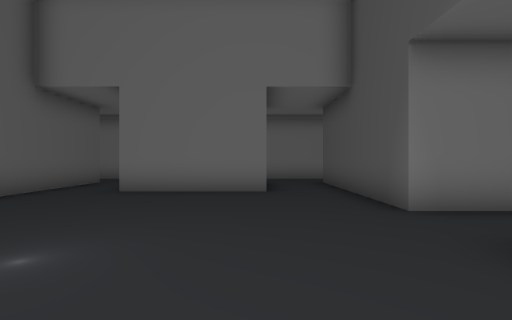
view 1 (above)

17 first-person views from a walk through a scene from a Unity 3-D project. The camera is 1.5 m above the floor, looks level and sees 80° across. The floor is counted in squares, 2 m on a side. Each view is taken from the middle of a square. On the plan, view 1 faces up. The plan holds only what a view shows up to about 10 squares ahead; the rest is blank. The player character is not drawn. Some animated figures are not drawn. Some surface patterns are stand-ins.

view 2
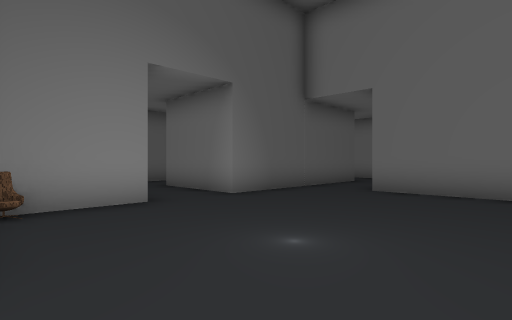

view 3
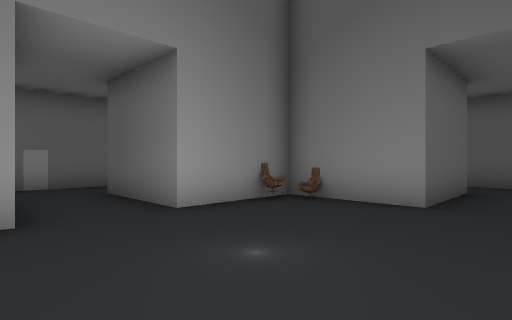

view 4
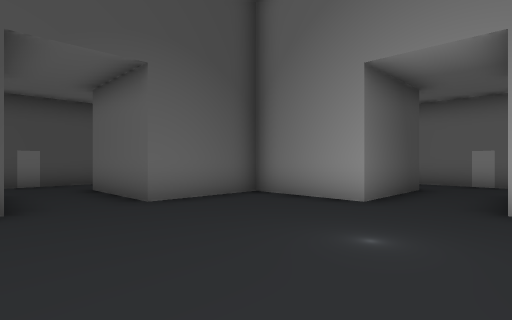

view 5
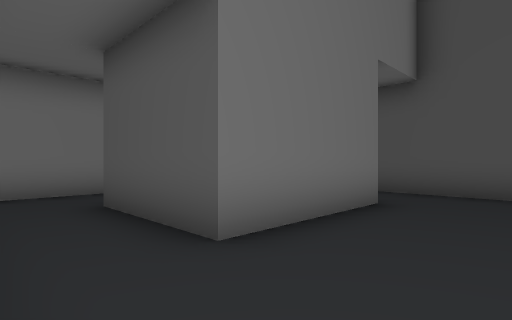

view 6
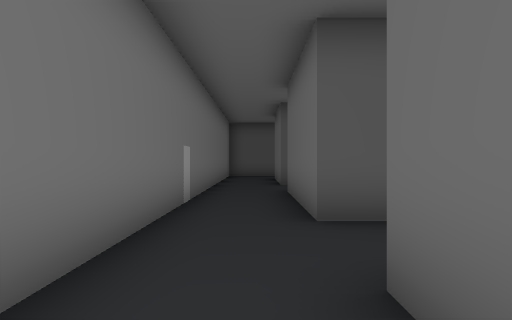

view 7
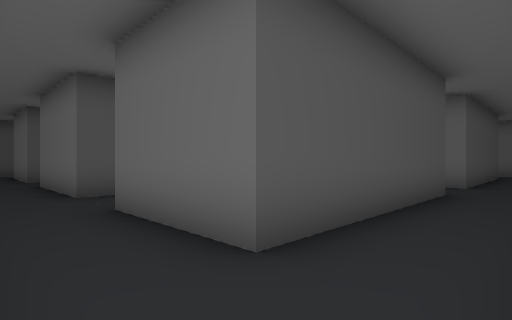

view 8
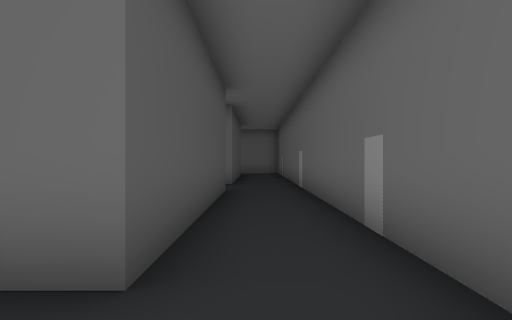

view 9
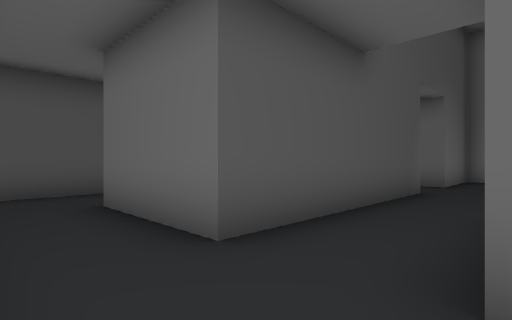

view 10
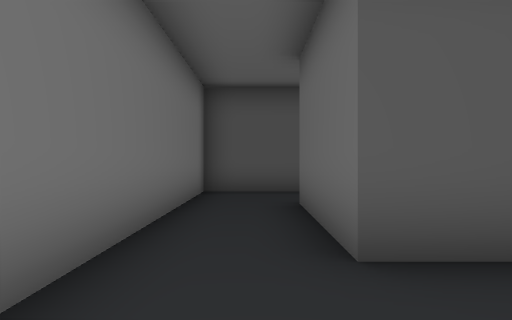

view 11
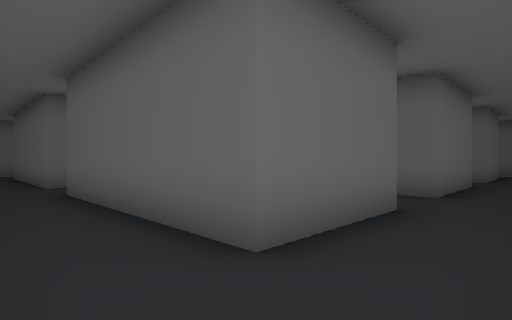

view 12
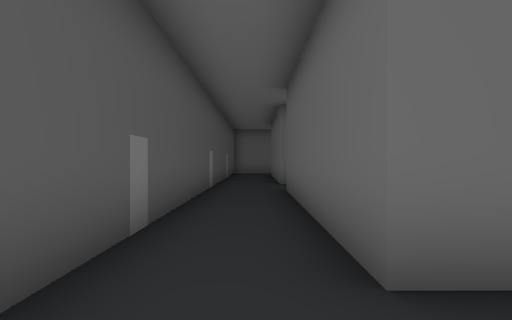

view 13
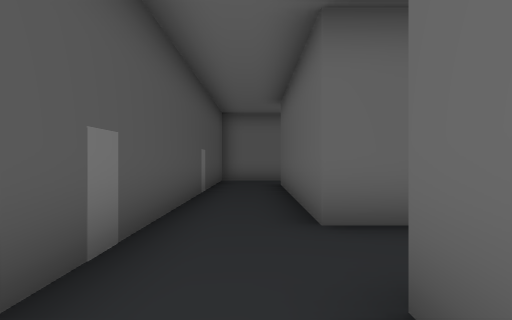

view 14
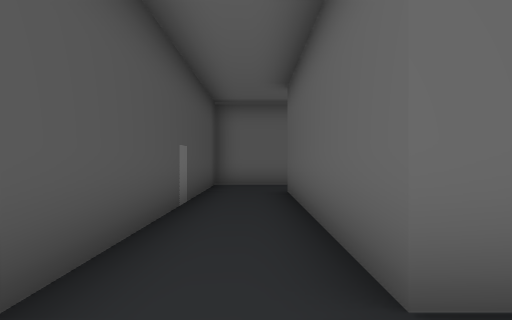

view 15
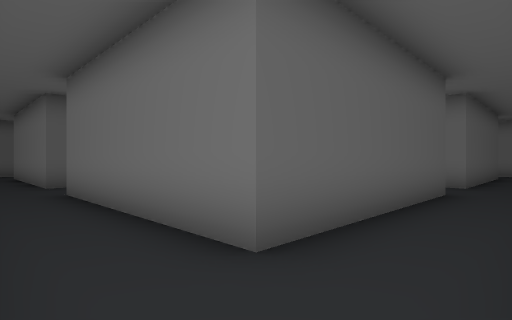

view 16
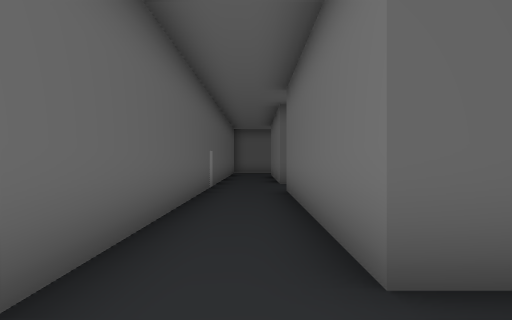

view 17
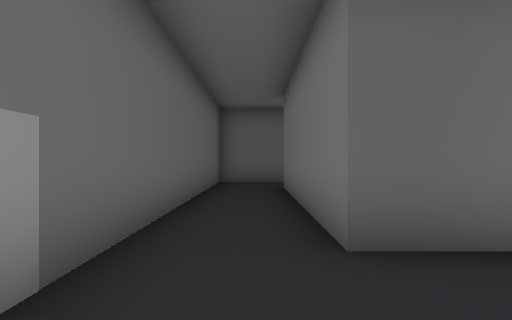

### Floor plan
Points are (right, up) in squares from view 1. A wall is a line through its corners. A room is listed if a view was taken in it or the views show most of it. See-through windows are left out.
Room 1 (views 1, 2, 3, 4, 5, 6, 7, 8, 9, 10, 11, 12, 13, 14, 15, 16, 17)
walls: (-5.2, 4.5) (-8.3, 4.5) (-8.3, 10.2) (-5.2, 10.2) (-5.2, 4.5); (0.2, 7.2) (-3.2, 7.2) (-3.2, 10.2) (0.2, 10.2) (0.2, 9.5); (2.2, 4.5) (2.2, 10.2) (5.2, 10.2) (5.2, 4.5) (2.2, 4.5); (2.2, 2.5) (5.2, 2.5) (5.2, -3.2) (-0.5, -3.2) (-0.5, -0.3) (2.2, -0.3) (2.2, 2.5); (-4.2, -0.3) (-2.5, -0.3) (-2.5, -3.2) (-8.1, -3.2); (-8.3, -0.4) (-8.3, 2.5) (-5.2, 2.5) (-5.2, 0.4); (-10.3, 10.6) (-10.3, 2); (-9.9, -5.2) (7.2, -5.2) (7.2, 12.2) (-5.6, 12.2)
objects: chair (-5, 0); chair (-4, 0)

Where each view was taken, in squares from view 1:
view 1: 0 up, 0 right, facing up
view 2: 0 up, 0 right, facing up-left
view 3: 4 up, 0 right, facing down-left
view 4: 5 up, 3 left, facing down-right
view 5: 5 up, 5 left, facing up-right
view 6: 11 up, 7 left, facing right
view 7: 12 up, 10 left, facing down-right
view 8: 12 up, 9 left, facing down
view 9: 12 up, 0 right, facing down-right
view 10: 11 up, 0 right, facing right
view 11: 12 up, 7 right, facing down-left
view 12: 12 up, 6 right, facing down
view 13: 6 up, 6 right, facing down
view 14: 4 up, 6 right, facing down
view 15: 5 down, 7 right, facing up-left
view 16: 4 down, 7 right, facing left
view 17: 4 down, 0 right, facing left
